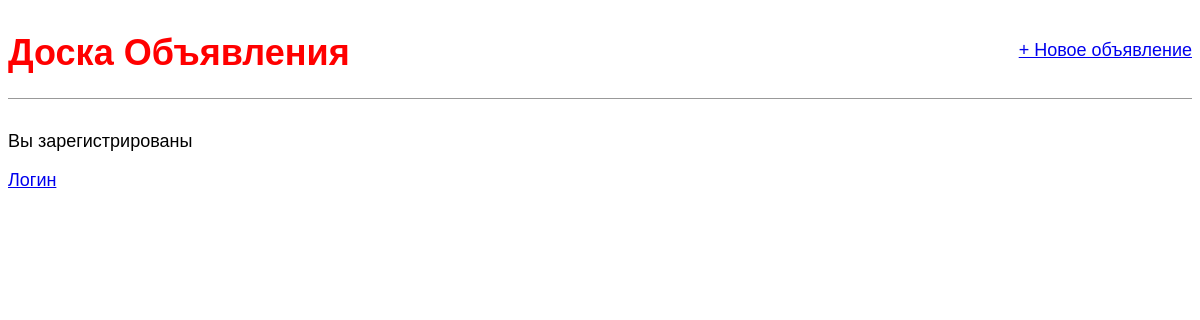
Before: / with the older database file.
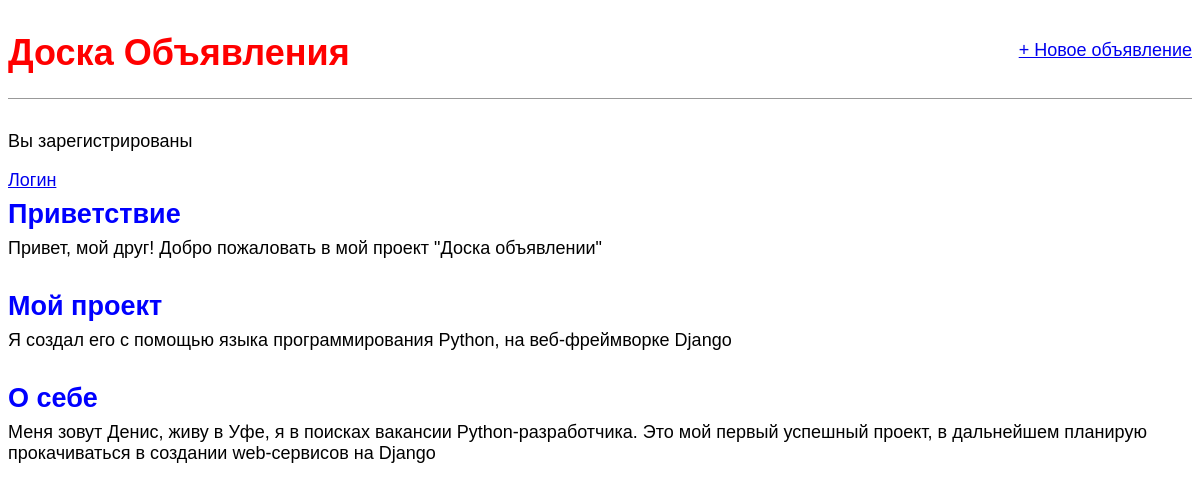
After: the same page with the newer database file.
### ad/models.py (models this page shows, shortened)
class Post(models.Model):
    title = models.CharField(max_length=200)
    author = models.ForeignKey(
        'auth.User',
        on_delete=models.CASCADE,
        )
    body = models.TextField()

### ad/views.py (the view)
# urls.py: path('', views.BlogListView.as_view(), name='home'),
class BlogListView(ListView):
    model = Post
    template_name = 'home.html'

### templates/home.html
{% extends 'base.html' %}
{% block content %}
   {% for post in object_list %}
       <div class="post-entry">
           <h2><a <a href="{% url 'post_detail' post.pk %}">{{ post.title }}</a></h2>
           <p>{{ post.body }}</p>
        </div>
    {% endfor %}
{% endblock content %}

### templates/base.html (shortened to what this page needs)
{% load static %}
<html>
<head>
    <link rel="stylesheet" href="{% static 'css/base.css' %}">
</head>
<body>
    <div class="container">
        <header>
            <div class="nav-left">
                <h1><a href="/">Доска Объявления</a></h1>
            </div>
            <div class="nav-right">
                <a href="{% url 'post_new' %}">+ Новое объявление</a>
            </div>
        </header>
        {% if user.is_authenticated %}
            <p>Hi {{ user.username }}!</p>
            <p><a href="{% url 'logout' %}">Выйти</a></p>
        {% else %}
            <p>Вы зарегистрированы</p>
            <a href="{% url 'login' %}">Логин</a>
        {% endif %}
        {% block content %}
        {% endblock content %}
    </div>
</body>
</html>

### static/css/base.css (style rules this page uses)
body { font-family: 'Source Sans Pro', sans-serif; font-size: 18px; }
header { border-bottom: 1px solid #999; margin-bottom: 2rem; display: flex; }
header h1 a { color: red; text-decoration: none; }
.nav-left { margin-right: auto; }
.nav-right { display: flex; padding-top: 2rem; }
.post-entry { margin-bottom: 2rem; }
.post-entry h2 { margin: 0.5rem 0; }
.post-entry h2 a, .post-entry h2 a:visited { color: blue; text-decoration: none; }
.post-entry p { margin: 0; font-weight: 400; }
header h1 a { color: red; }

Changed rows visible on the page:
added Post: title "Приветствие", body "Привет, мой друг! Добро пожаловать в мой проект \"Доска объявлении\""
added Post: title "Мой проект", body "Я создал его с помощью языка программирования Python, на веб-фреймворке Django"
added Post: title "О себе", body "Меня зовут Денис, живу в Уфе, я в поисках вакансии Python-разработчика. Это мой первый успешный проект, в дальнейшем планирую прокачиваться в создании web-сервисов на Django"
